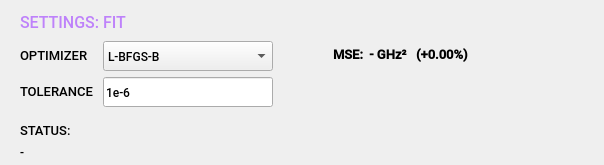
         <widget class="QWidget" name="fitPage">
          <property name="sizePolicy">
           <sizepolicy hsizetype="Expanding" vsizetype="Preferred">
            <horstretch>0</horstretch>
            <verstretch>0</verstretch>
           </sizepolicy>
          </property>
          <layout class="QHBoxLayout" name="horizontalLayout_10">
           <property name="leftMargin">
            <number>0</number>
           </property>
           <property name="rightMargin">
            <number>0</number>
           </property>
           <property name="bottomMargin">
            <number>0</number>
           </property>
           <item>
            <widget class="QFrame" name="frame_5">
             <property name="sizePolicy">
              <sizepolicy hsizetype="Preferred" vsizetype="Preferred">
               <horstretch>0</horstretch>
               <verstretch>0</verstretch>
              </sizepolicy>
             </property>
             <property name="font">
              <font>
               <family>Roboto Medium</family>
               <fontweight>Light</fontweight>
              </font>
             </property>
             <property name="frameShape">
              <enum>QFrame::NoFrame</enum>
             </property>
             <property name="frameShadow">
              <enum>QFrame::Plain</enum>
             </property>
             <layout class="QGridLayout" name="gridLayout_6">
              <property name="leftMargin">
               <number>20</number>
              </property>
              <property name="topMargin">
               <number>0</number>
              </property>
              <property name="rightMargin">
               <number>20</number>
              </property>
              <property name="bottomMargin">
               <number>0</number>
              </property>
              <property name="horizontalSpacing">
               <number>0</number>
              </property>
              <property name="verticalSpacing">
               <number>-1</number>
              </property>
              <item row="3" column="0">
               <spacer name="verticalSpacer_10">
                <property name="orientation">
                 <enum>Qt::Vertical</enum>
                </property>
                <property name="sizeType">
                 <enum>QSizePolicy::Fixed</enum>
                </property>
                <property name="sizeHint" stdset="0">
                 <size>
                  <width>10</width>
                  <height>10</height>
                 </size>
                </property>
               </spacer>
              </item>
              <item row="1" column="7">
               <widget class="QLabel" name="mseLabel_2">
                <property name="sizePolicy">
                 <sizepolicy hsizetype="Fixed" vsizetype="Fixed">
                  <horstretch>0</horstretch>
                  <verstretch>0</verstretch>
                 </sizepolicy>
                </property>
                <property name="minimumSize">
                 <size>
                  <width>200</width>
                  <height>0</height>
                 </size>
                </property>
                <property name="maximumSize">
                 <size>
                  <width>200</width>
                  <height>16777215</height>
                 </size>
                </property>
                <property name="font">
                 <font>
                  <family>Roboto Medium</family>
                  <pointsize>-1</pointsize>
                  <bold>true</bold>
                 </font>
                </property>
                <property name="styleSheet">
                 <string notr="true">font-size: 13px</string>
                </property>
                <property name="text">
                 <string>MSE:  - GHz²   (+0.00%)</string>
                </property>
               </widget>
              </item>
              <item row="2" column="0">
               <widget class="QLabel" name="label_8">
                <property name="sizePolicy">
                 <sizepolicy hsizetype="Fixed" vsizetype="Preferred">
                  <horstretch>0</horstretch>
                  <verstretch>0</verstretch>
                 </sizepolicy>
                </property>
                <property name="minimumSize">
                 <size>
                  <width>0</width>
                  <height>0</height>
                 </size>
                </property>
                <property name="styleSheet">
                 <string notr="true">font-size: 13px</string>
                </property>
                <property name="text">
                 <string>TOLERANCE</string>
                </property>
               </widget>
              </item>
              <item row="1" column="5">
               <spacer name="horizontalSpacer_7">
                <property name="orientation">
                 <enum>Qt::Horizontal</enum>
                </property>
                <property name="sizeType">
                 <enum>QSizePolicy::Fixed</enum>
                </property>
                <property name="sizeHint" stdset="0">
                 <size>
                  <width>60</width>
                  <height>10</height>
                 </size>
                </property>
               </spacer>
              </item>
              <item row="2" column="2">
               <widget class="PositiveFloatLineEdit" name="tolLineEdit">
                <property name="sizePolicy">
                 <sizepolicy hsizetype="Fixed" vsizetype="Fixed">
                  <horstretch>0</horstretch>
                  <verstretch>0</verstretch>
                 </sizepolicy>
                </property>
                <property name="minimumSize">
                 <size>
                  <width>170</width>
                  <height>30</height>
                 </size>
                </property>
                <property name="maximumSize">
                 <size>
                  <width>16777215</width>
                  <height>28</height>
                 </size>
                </property>
                <property name="text">
                 <string>1e-6</string>
                </property>
               </widget>
              </item>
              <item row="1" column="0">
               <widget class="QLabel" name="label_47">
                <property name="sizePolicy">
                 <sizepolicy hsizetype="Fixed" vsizetype="Preferred">
                  <horstretch>0</horstretch>
                  <verstretch>0</verstretch>
                 </sizepolicy>
                </property>
                <property name="styleSheet">
                 <string notr="true">font-size: 13px</string>
                </property>
                <property name="text">
                 <string>OPTIMIZER</string>
                </property>
               </widget>
              </item>
              <item row="0" column="0" colspan="3">
               <widget class="QLabel" name="label_45">
                <property name="sizePolicy">
                 <sizepolicy hsizetype="Preferred" vsizetype="Fixed">
                  <horstretch>0</horstretch>
                  <verstretch>0</verstretch>
                 </sizepolicy>
                </property>
                <property name="minimumSize">
                 <size>
                  <width>0</width>
                  <height>23</height>
                 </size>
                </property>
                <property name="font">
                 <font>
                  <family>Roboto Medium</family>
                  <pointsize>-1</pointsize>
                  <italic>false</italic>
                  <fontweight>Light</fontweight>
                 </font>
                </property>
                <property name="styleSheet">
                 <string notr="true">color: rgb(190, 130, 250);
 font-size: 16px;</string>
                </property>
                <property name="text">
                 <string>SETTINGS: FIT</string>
                </property>
                <property name="indent">
                 <number>-1</number>
                </property>
               </widget>
              </item>
              <item row="4" column="0">
               <widget class="QLabel" name="label_49">
                <property name="styleSheet">
                 <string notr="true">font-size: 13px</string>
                </property>
                <property name="text">
                 <string>STATUS:</string>
                </property>
               </widget>
              </item>
              <item row="1" column="2">
               <widget class="QComboBox" name="optimizerComboBox">
                <property name="sizePolicy">
                 <sizepolicy hsizetype="Fixed" vsizetype="Fixed">
                  <horstretch>0</horstretch>
                  <verstretch>0</verstretch>
                 </sizepolicy>
                </property>
                <property name="minimumSize">
                 <size>
                  <width>170</width>
                  <height>30</height>
                 </size>
                </property>
                <property name="maximumSize">
                 <size>
                  <width>16777213</width>
                  <height>28</height>
                 </size>
                </property>
                <item>
                 <property name="text">
                  <string>L-BFGS-B</string>
                 </property>
                </item>
                <item>
                 <property name="text">
                  <string>Nelder-Mead</string>
                 </property>
                </item>
                <item>
                 <property name="text">
                  <string>Powell</string>
                 </property>
                </item>
                <item>
                 <property name="text">
                  <string>shgo</string>
                 </property>
                </item>
                <item>
                 <property name="text">
                  <string>differential evolution</string>
                 </property>
                </item>
               </widget>
              </item>
              <item row="1" column="8">
               <widget class="QPushButton" name="fitResultHelpPushButton">
                <property name="styleSheet">
                 <string notr="true">QPushButton {
    border: none;
    background: none;
}</string>
                </property>
                <property name="text">
                 <string/>
                </property>
                <property name="icon">
                 <iconset resource="resources.qrc">
                  <normaloff>:/icons/svg/question-circle.svg</normaloff>:/icons/svg/question-circle.svg</iconset>
                </property>
                <property name="iconSize">
                 <size>
                  <width>23</width>
                  <height>23</height>
                 </size>
                </property>
               </widget>
              </item>
              <item row="1" column="1">
               <spacer name="horizontalSpacer_34">
                <property name="orientation">
                 <enum>Qt::Horizontal</enum>
                </property>
                <property name="sizeType">
                 <enum>QSizePolicy::Fixed</enum>
                </property>
                <property name="sizeHint" stdset="0">
                 <size>
                  <width>10</width>
                  <height>20</height>
                 </size>
                </property>
               </spacer>
              </item>
              <item row="1" column="9">
               <spacer name="horizontalSpacer_9">
                <property name="orientation">
                 <enum>Qt::Horizontal</enum>
                </property>
                <property name="sizeType">
                 <enum>QSizePolicy::Expanding</enum>
                </property>
                <property name="sizeHint" stdset="0">
                 <size>
                  <width>20</width>
                  <height>20</height>
                 </size>
                </property>
               </spacer>
              </item>
              <item row="6" column="0">
               <spacer name="verticalSpacer">
                <property name="orientation">
                 <enum>Qt::Vertical</enum>
                </property>
                <property name="sizeHint" stdset="0">
                 <size>
                  <width>20</width>
                  <height>5</height>
                 </size>
                </property>
               </spacer>
              </item>
              <item row="5" column="0" colspan="10">
               <widget class="QLabel" name="statusTextLabel_2">
                <property name="sizePolicy">
                 <sizepolicy hsizetype="Expanding" vsizetype="Preferred">
                  <horstretch>0</horstretch>
                  <verstretch>0</verstretch>
                 </sizepolicy>
                </property>
                <property name="text">
                 <string>-</string>
                </property>
                <property name="alignment">
                 <set>Qt::AlignLeading|Qt::AlignLeft|Qt::AlignTop</set>
                </property>
                <property name="wordWrap">
                 <bool>true</bool>
                </property>
                <property name="margin">
                 <number>5</number>
                </property>
               </widget>
              </item>
             </layout>
            </widget>
           </item>
          </layout>
         </widget>
